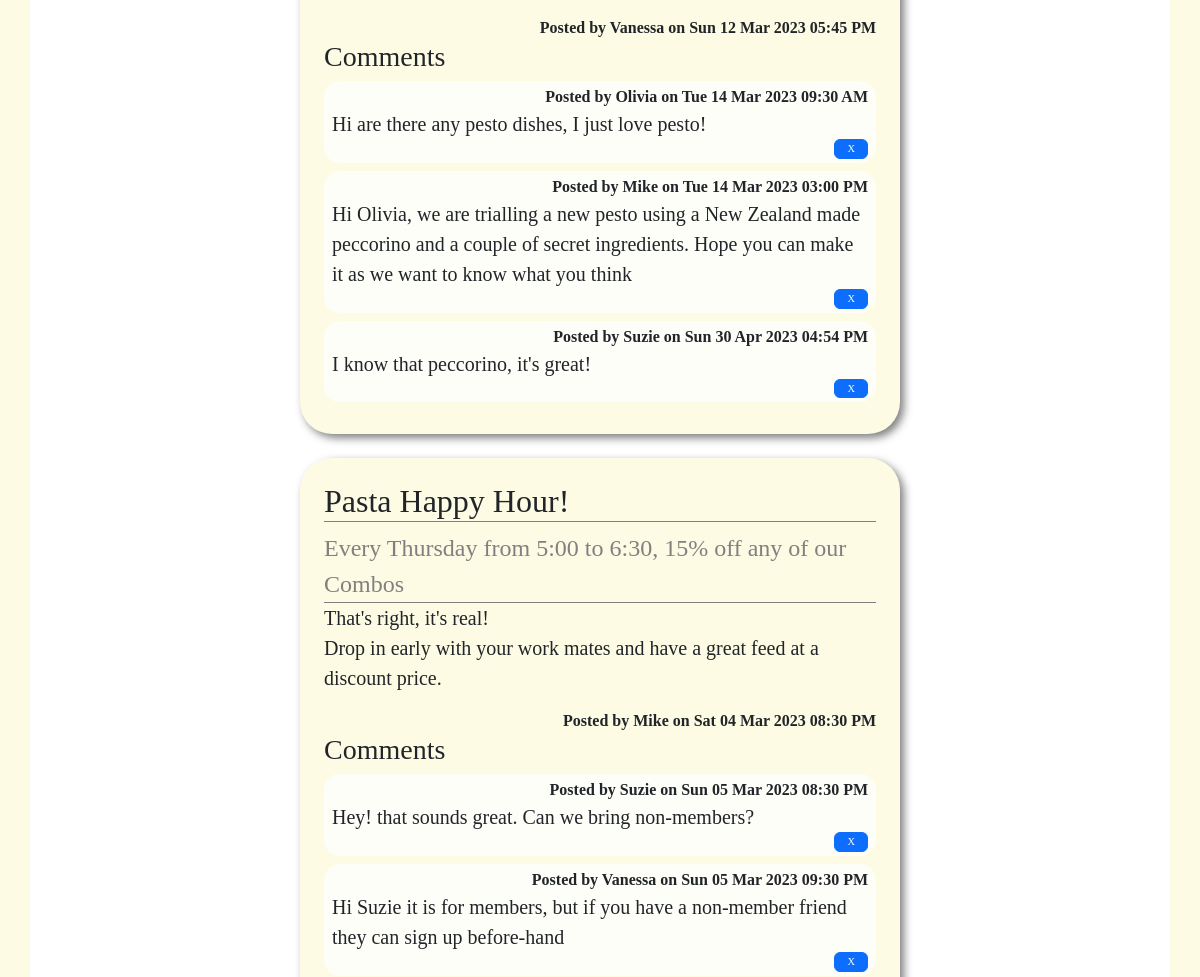
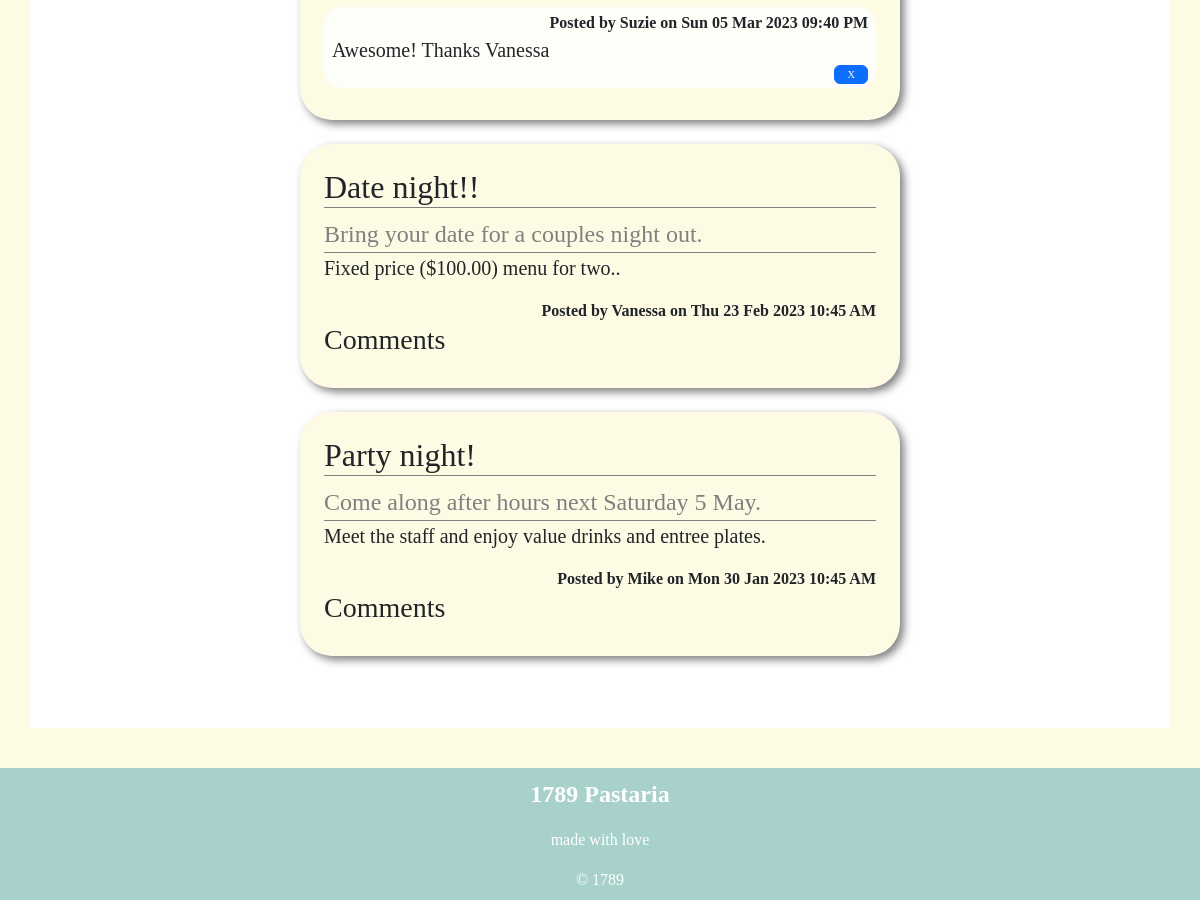
The app's page /news (lower part), older data (2 pictures, top to bottom).
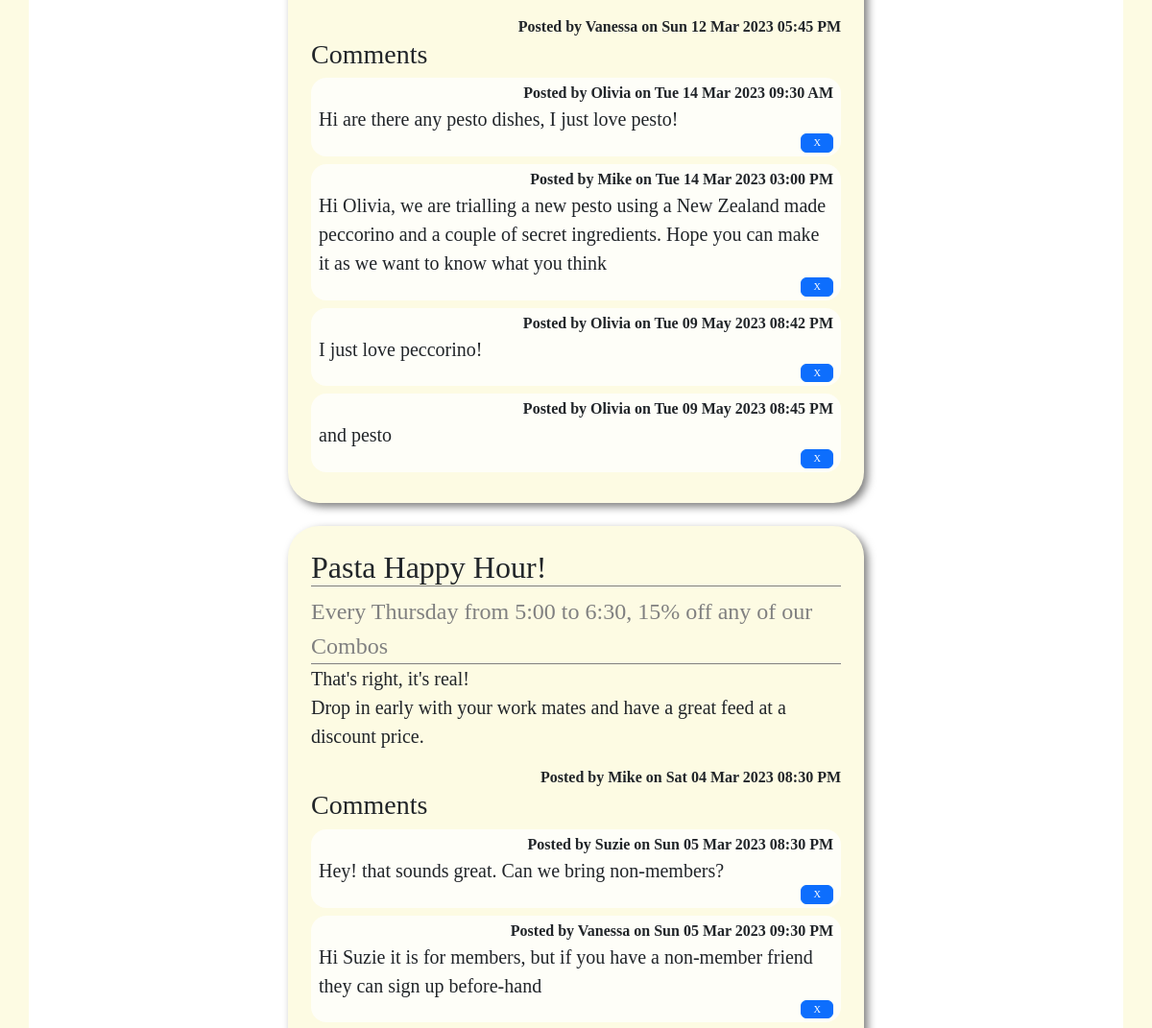
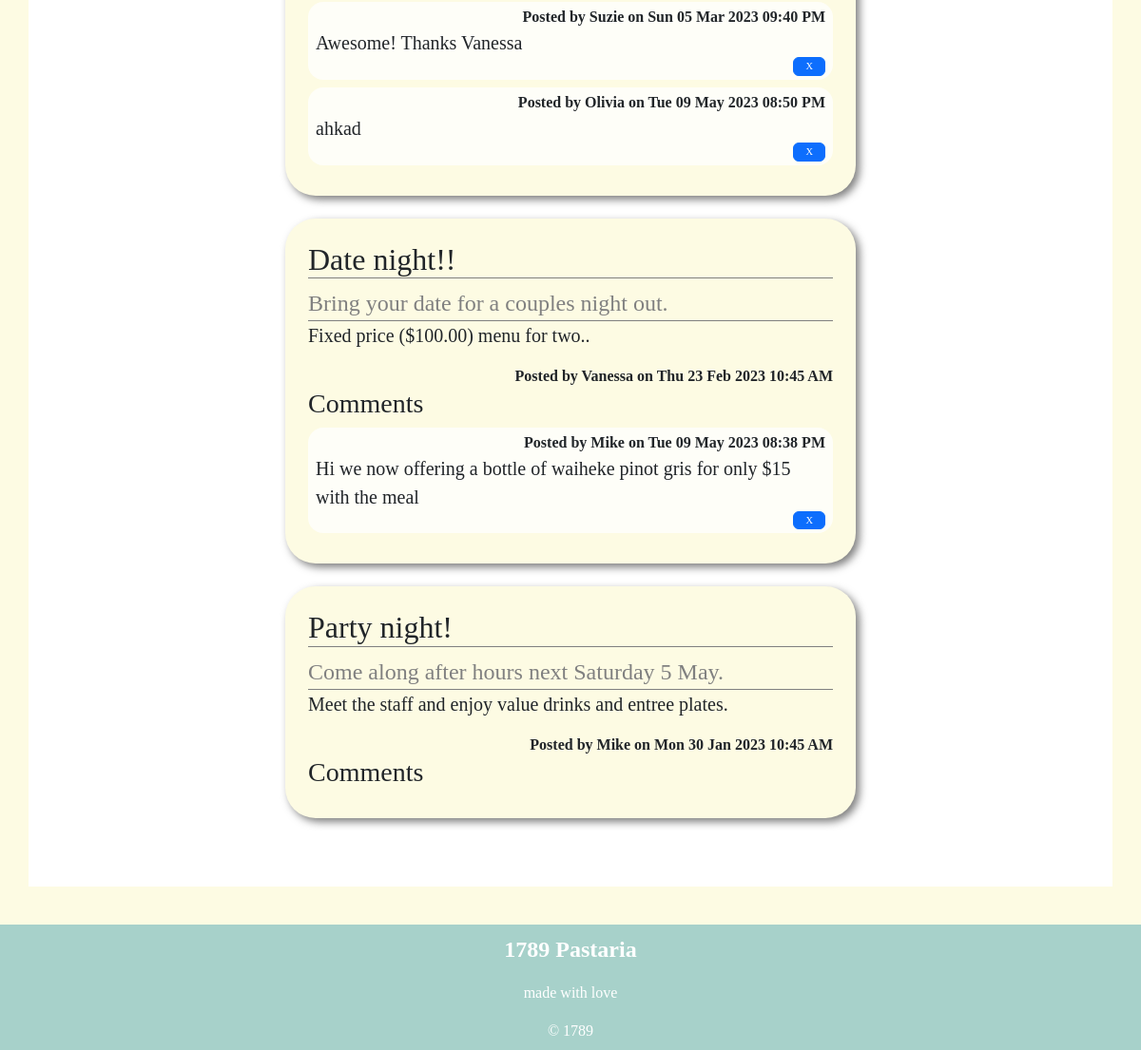
The same page, newer data (2 pictures, top to bottom).
### tables this page shows
CREATE TABLE news(
    news_id integer primary key autoincrement not null,
    title text not null unique,
    subtitle text not null unique,
    content text not null unique,
    newsdate date not null,
    member_id integer not null,
    foreign key(member_id) references member(member_id)
);

CREATE TABLE member(
    member_id integer primary key autoincrement not null,
    name text not null,
    email text not null unique,
    password text not null,
    authorisation integer not null
);

CREATE TABLE comment(
    comment_id integer primary key autoincrement not null,
    news_id integer not null,
    member_id integer not null,
    comment text not null unique,
    commentdate date not null,
    foreign key(news_id) references news(news_id),
    foreign key(member_id) references member(member_id)
);

### server.py (the view)
@app.route('/news')
def news():
    news_set = []
    sql="""select news.news_id,news.title,news.subtitle, news.content, news.newsdate, member.name
     from news
     join member on member.member_id = news.member_id
     order by newsdate desc
     """
    result = run_search_query_tuples(sql, (), db_path, True)
    for row in result:
        news_dict = {}
        for k in row.keys():
            news_dict[k] = row[k]
        sql = """select comment.comment_id, comment.comment, comment.commentdate, member.name
        from comment
        join member on comment.member_id = member.member_id
        where comment.news_id = ?
        order by comment.commentdate asc
        """
        values_tuple = (news_dict['news_id'],)
        result = run_search_query_tuples(sql,values_tuple, db_path, True)
        news_dict['comments'] = result
        news_set.append(news_dict)
    return render_template("news.html", news=news_set)

### db_functions.py (called while the page is built)
def run_search_query_tuples(sql_query, values_tuple, file_path, rowfactory=False):
    result = None
    try:
        db = sqlite3.connect(file_path)
        if rowfactory:
            db.row_factory = sqlite3.Row
        cursor = db.cursor()
        cursor.execute(sql_query, values_tuple)
        result = cursor.fetchall()
        cursor.close()
    except sqlite3.Error as error:
        print("Error running search query tuples: {}".format(error))
        return None
    db.close()
    if result is None:
        print("No search values were found")
    return result

### server.py (called while the page is built)
@app.template_filter()
def news_date(sqlite_dt):
    x = datetime.strptime(sqlite_dt, '%Y-%m-%d %H:%M:%S')
    return x.strftime("%a %d %b %Y %I:%M %p")

### templates/news.html (shortened to what this page needs)
{% extends "layout.html" %}
{% block content %}
<div class="container-lg py-sm-5 py-1">
    {% for row in news %}
    <div class="news p-4 my-4">
    <h2> {{ row['title'] }}</h2>
        <div class="subtitle"> {{ row['subtitle'] }}</div>
        <p class="news-text"> {{ row['content'] | replace("\n", "<br>") | safe}} </p>
        <div class="news-meta">Posted by {{ row['name'] }} on {{ row['newsdate'] | news_date }}</div>
        <h3 id="{{ row['news_id'] }}">Comments</h3>
        {% for comment in row['comments'] %}
        <div class="comment">
             <div>Posted by {{comment['name']}} on {{ comment['commentdate'] | news_date }} </div>
            <div>{{ comment['comment'] }}</div>
            <div >
                <a class="btn btn-primary" href="{{ url_for('comment_cud', id=comment['comment_id'], task='delete') }}">X</a>
            </div>
        </div>
        {% endfor %}
    </div>
    {% endfor %}
</div>
{% endblock %}

### templates/layout.html (shortened to what this page needs)
<!DOCTYPE html>
<html lang="en">
<head>
<link href="https://cdn.jsdelivr.net/npm/bootstrap@5.2.3/dist/css/bootstrap.min.css" rel="stylesheet">
<link rel="stylesheet" href="static/styles.css">
</head>
<body>
{% block content %}
 {% endblock %}
<footer class="container-fluid footer-content">
        <p> 1789 Pastaria</p>
        <p>made with love</p>
        <div>&copy; 1789</div>
</footer>
</body>
</html>

### static/styles.css (style rules this page uses)
:root { --brand-paper: rgb(253,251,227); --brand-green: rgb(167,209,202); --brand-green-pale: rgb(223,237,224); }
body { font-family: 'Cormorant Garamond', serif; font-size: 100%; background-color: var(--brand-paper); margin:0; }
h2 { border-bottom: 1px solid gray; }
.container-fluid { border: 0px solid blue; padding:0; }
.container-lg { border: 0px solid pink; background-color: rgb(255,255,255); overflow: auto; margin-bottom: 2.5em; }
.subtitle { font-size: 1.5em; border-bottom: 1px solid gray; color: gray; }
.news { max-width: 600px; margin: auto; background-color: var(--brand-paper); border-radius: 2em; filter: drop-shadow(0.25em 0.25em 0.25em rgba(0,0,0,0.5)); }
.news-text { font-size: 1.25em; }
.news-meta { text-align: end; font-weight: bold; }
.comment { background-color: rgba(255,255,255,0.75); border-radius: 1em; padding: 0.25em 0.5em 0.25em 0.5em; margin-bottom: 0.5em; }
.comment div:first-child { text-align: end; font-weight: bold; }
.comment div:nth-child(2) { font-size: 1.25em; }
.comment div:nth-child(3) { text-align: end; font-size: 0.5em; }
.footer-content { background-color: var(--brand-green); text-align: center; padding: 0.5em 0 0.5em 0; color:white; }
.footer-content p:first-child { font-weight: 600; font-size: 1.5em; }
.btn { font-size: 1.3em; --bs-btn-padding-y:0.1em; }

Row changes from the older to the newer data that the page shows:
changed comment: name "Suzie" → "Olivia"; commentdate|news_date "Sun 30 Apr 2023 04:54 PM" → "Tue 09 May 2023 08:42 PM"; comment "I know that peccorino, it's great!" → "I just love peccorino!"
added comment: name "Olivia", commentdate|news_date "Tue 09 May 2023 08:45 PM", comment "and pesto", shown under news "Sun 12 Mar 2023 05:45 PM"
added comment: name "Olivia", commentdate|news_date "Tue 09 May 2023 08:50 PM", comment "ahkad", shown under news "Pasta Happy Hour!"
added comment: name "Mike", commentdate|news_date "Tue 09 May 2023 08:38 PM", comment "Hi we now offering a bottle of waiheke pinot gris for only $15 with the meal", shown under news "Date night!!"
